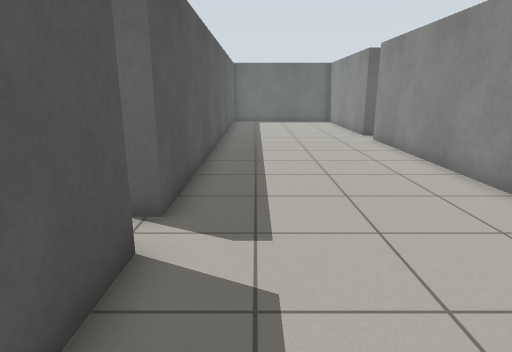
View 1 (above)

13 first-person views from a walk through a world built for the Gazebo simulator. The camera is 1.1 m above the floor, tilts 14° down and sees 75° across. The lines on the ground mark 1 m squares. The floor is counted in squares, 0.5 m on a side. Each view is taken from the middle of a square. On the plan, view 1 faces up. The plan holds only what a view shows up to about 19 squares ahead; the rest is blank. The place goes on beyond the plan.

View 2
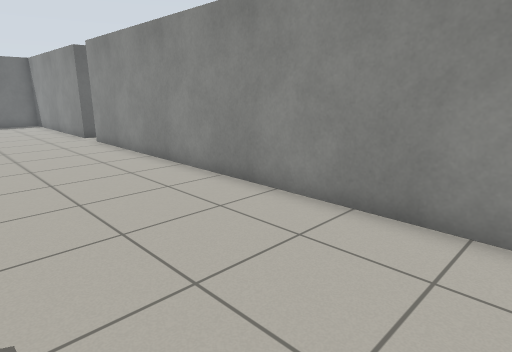

View 3
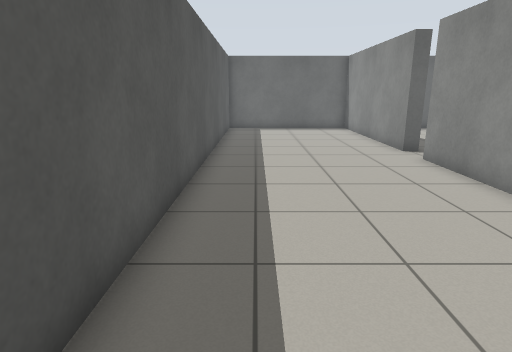

View 4
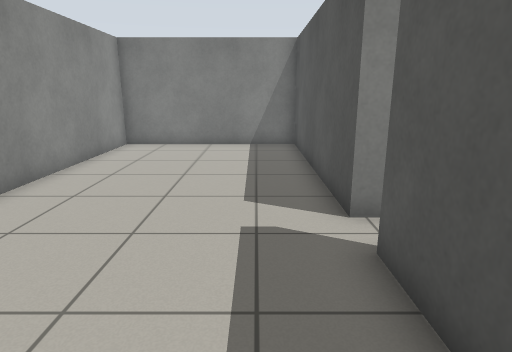

View 5
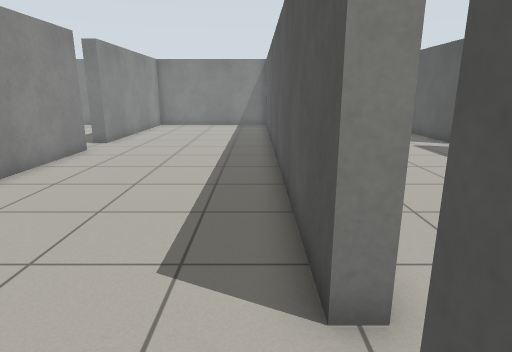

View 6
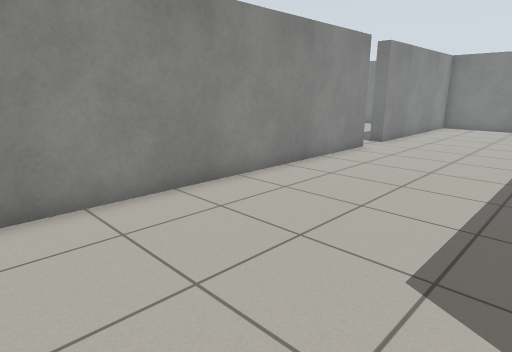

View 7
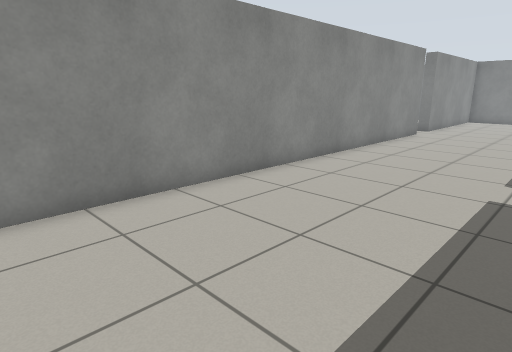

View 8
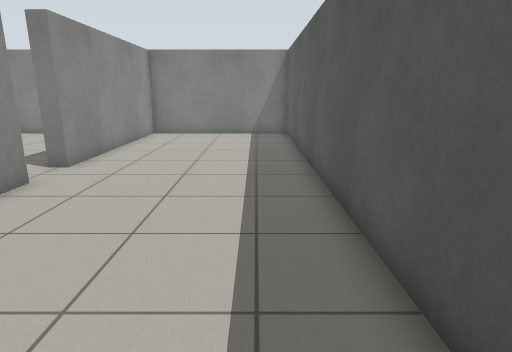

View 9
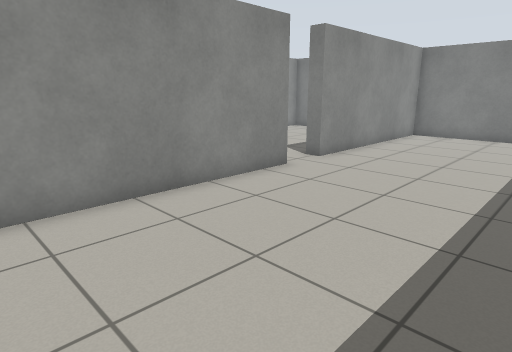

View 10
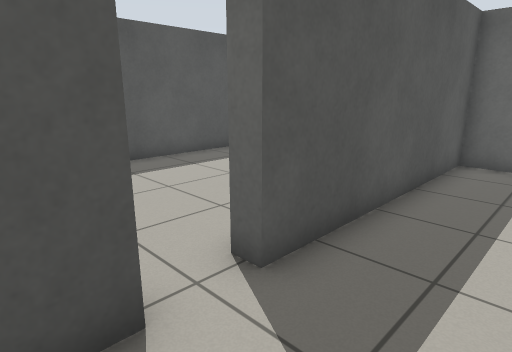

View 11
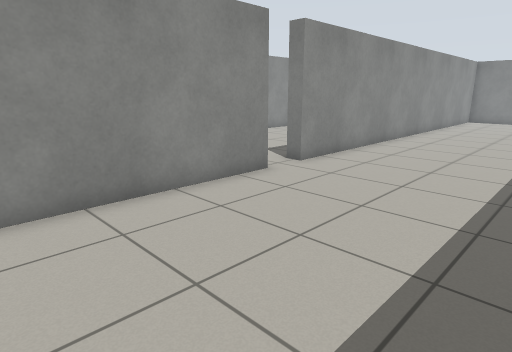

View 12
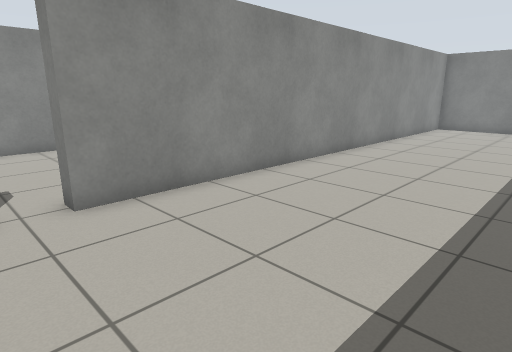

View 13
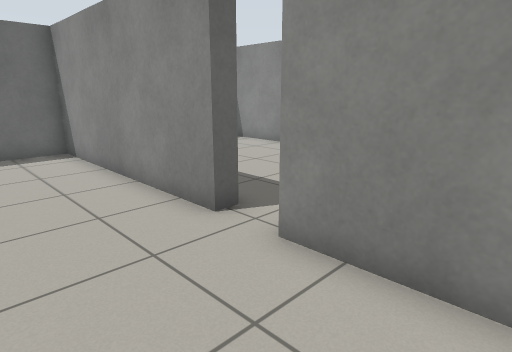

### Floor plan
Points are (right, up) in squares from view 1. A wall is a line through its corners. A room is listed if a view was taken in it or the views show most of it. See-through windows are left out.
Room 1 (views 1, 2, 3, 4, 11, 12, 13)
walls: (-2.4, 4.3) (-1.7, 4.3) (-1.7, -4.6) (5.7, -4.6) (5.7, 16.2); (5.7, 17.8) (5.7, 25.5); (-1.7, 24.4) (-1.7, 5.7) (-2.3, 5.7)
ways out: opening at (6, 17) to room 2; opening at (-2, 5)
Room 2 (views 5, 6, 7, 8, 9, 10)
walls: (13.7, 5.9) (13.7, 25.5); (5.7, 16.2) (6.3, 16.2) (6.3, -4.6) (13.7, -4.6) (13.7, 4.1); (6.3, 25.5) (6.3, 17.8) (5.7, 17.8)
ways out: opening at (6, 17) to room 1; opening at (14, 5)

Where each view was taken, in squares from view 1:
view 1: 0 up, 0 right, facing up
view 2: 0 up, 0 right, facing up-right
view 3: 5 up, 0 right, facing up
view 4: 10 up, 0 right, facing down
view 5: 19 up, 7 right, facing down
view 6: 19 up, 7 right, facing down-right
view 7: 25 up, 7 right, facing down-right
view 8: 14 up, 8 right, facing down
view 9: 14 up, 7 right, facing down-right
view 10: 15 up, 9 right, facing up-left
view 11: 25 up, 1 left, facing down-right
view 12: 18 up, 1 left, facing down-right
view 13: 13 up, 2 right, facing up-right
